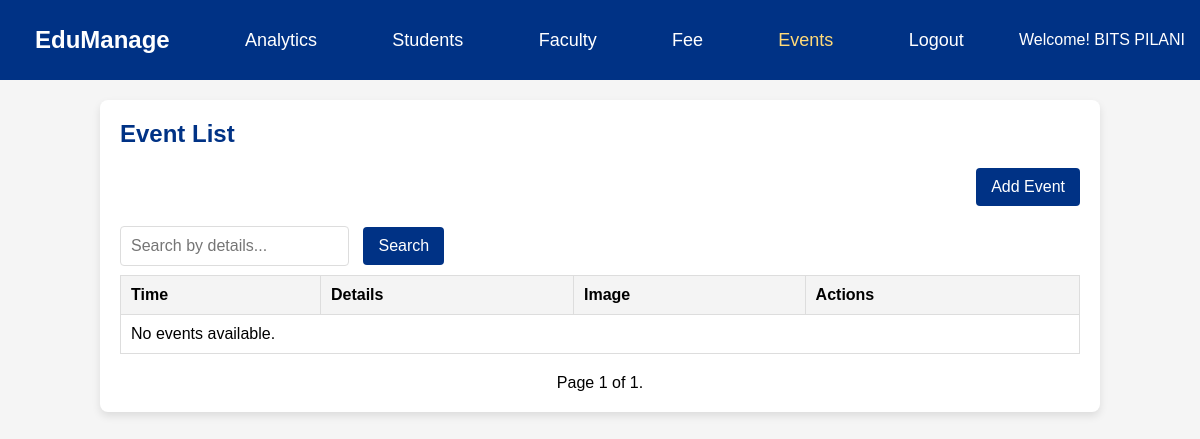
Page /events/ (signed in) on the earlier database version.
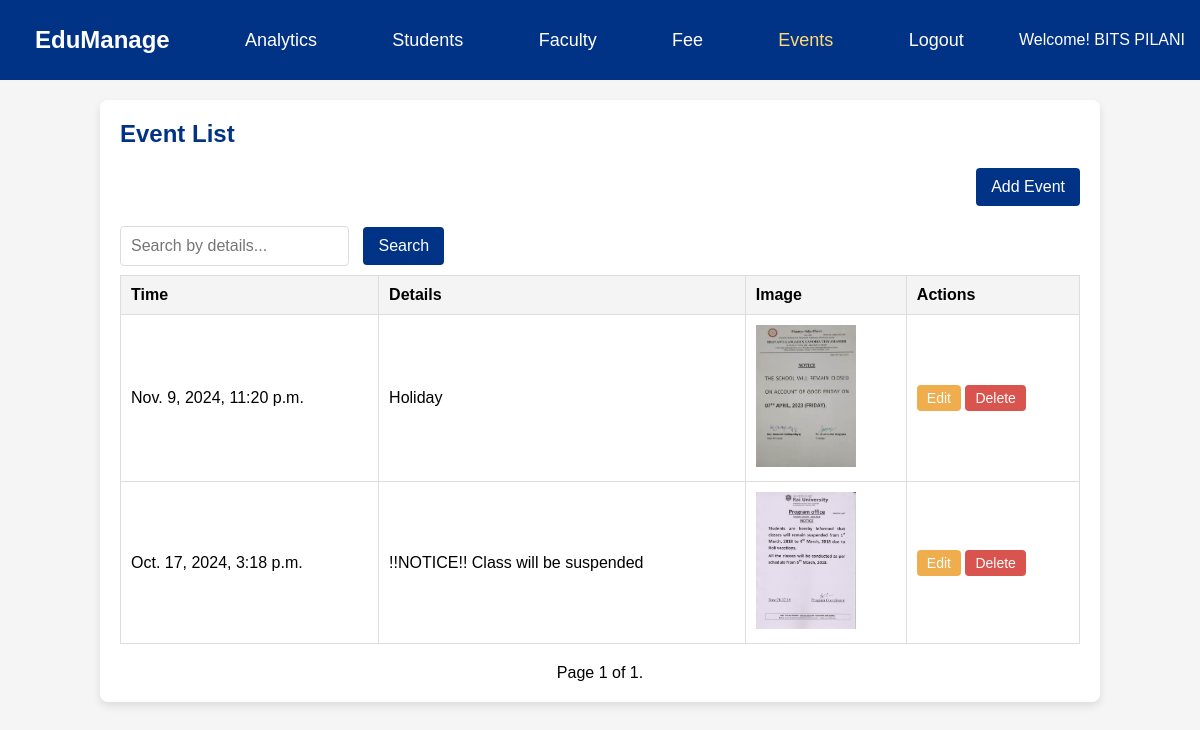
Same page on the later database version.
### accounts/models.py (models this page shows, shortened)
class User(AbstractBaseUser):
    ORGANIZATION_CHOICES = [
        ('school', 'School'),
        ('college', 'College'),
    ]
    COUNTRY_CHOICES = [
        ('us', 'United States'),
        ('uk', 'United Kingdom'),
        ('in', 'India'),
    ]
    school_name = models.CharField(max_length=100)
    email = models.EmailField(unique=True)
    phone = models.CharField(max_length=15)
    address_area = models.CharField(max_length=100)
    address_landmark = models.CharField(max_length=100, blank=True, null=True)
    address_city = models.CharField(max_length=50)
    address_state = models.CharField(max_length=50)
    address_country = models.CharField(max_length=50, choices=COUNTRY_CHOICES)
    address_pincode = models.CharField(max_length=10)
    organization_type = models.CharField(max_length=10, choices=ORGANIZATION_CHOICES)
    is_active = models.BooleanField(default=True)
    is_admin = models.BooleanField(default=False)
    objects = UserManager()
    USERNAME_FIELD = 'email'
    REQUIRED_FIELDS = ['school_name']

class Event(models.Model):
    id = models.AutoField(primary_key=True)
    time = models.DateTimeField(default=timezone.now)  # Automatically set the current date and time
    details = models.TextField()
    image = models.ImageField(upload_to='events/', blank=True, null=True)  # Upload the image to 'media/events/'
    school = models.ForeignKey(User, on_delete=models.CASCADE)  # Link to the school

### accounts/views.py (the view)
# urls.py: path('events/', views.event_list, name='event_list'),
@login_required
def event_list(request):
    search_query = request.GET.get('search', '')
    events = Event.objects.filter(school=request.user)
    if search_query:
        events = Event.objects.filter(details__icontains=search_query).order_by('-time')
    else:
        events = Event.objects.all().order_by('-time')
    paginator = Paginator(events, 5)
    page = request.GET.get('page')
    events_page = paginator.get_page(page)
    return render(request, 'accounts/event_list.html', {
        'events': events_page,
        'search_query': search_query,
    })

### templates/accounts/event_list.html (shortened to what this page needs)
<!DOCTYPE html>
<html lang="en">
  <head>
    {% load static %}
    <link rel="stylesheet" href="{% static 'css/event_list.css' %}" />
  </head>
  <body>
    <nav class="navbar">
      <a
        href="{% url 'school_details' %}"
        class="navbar-brand"
        style="font-size: 24px; font-weight: bold"
        >EduManage</a
      >
      <a href="#" class="nav-link">Analytics</a>
      <a href="{% url 'student_list' %}" class="nav-link">Students</a>
      <a href="{% url 'faculty_list' %}" class="nav-link">Faculty</a>
      <a href="{% url 'fee' %}" class="nav-link">Fee</a>
      <a href="{% url 'event_list' %}" class="nav-link" style="color: #ffda78"
        >Events</a
      >
      <a href="{% url 'logout' %}" class="logout-link">Logout</a>
      <span class="school-name">Welcome! {{ user.school_name }}</span>
    </nav>
    <div class="container">
      <h2>Event List</h2>
      <div class="button-container">
        <a href="{% url 'event_add' %}" class="btn btn-primary">Add Event</a>
      </div>
      <div class="search-box">
        <form action="{% url 'event_list' %}" method="get">
          <input
            type="text"
            name="search"
            placeholder="Search by details..."
            value="{{ request.GET.search }}"
          />
          <button type="submit" class="btn btn-primary">Search</button>
        </form>
      </div>
      <table class="table table-bordered">
        <thead>
          <tr>
            <th>Time</th>
            <th>Details</th>
            <th>Image</th>
            <th>Actions</th>
          </tr>
        </thead>
        <tbody>
          {% for event in events %}
          <tr>
            <td>{{ event.time }}</td>
            <td>{{ event.details }}</td>
            <td>
              {% if event.image %}
              <img src="{{ event.image.url }}" alt="Event Image" width="100" />
              {% else %}
              <span>No Image Available</span>
              {% endif %}
            </td>
            <td>
              <a
                href="{% url 'event_edit' event.id %}"
                class="btn btn-warning btn-sm"
                >Edit</a
              >
              <form
                action="{% url 'event_delete' event.id %}"
                method="POST"
                style="display: inline"
              >
                <button
                  type="submit"
                  class="btn btn-danger btn-sm"
                  onclick="return confirm('Are you sure you want to delete this event?');"
                >
                  Delete
                </button>
              </form>
            </td>
          </tr>
          {% empty %}
          <tr>
            <td colspan="5">No events available.</td>
          </tr>
          {% endfor %}
        </tbody>
      </table>
      <div class="pagination">
        <span class="step-links">
          <span class="current">
            Page {{ events.number }} of {{ events.paginator.num_pages }}.
          </span>
        </span>
      </div>
    </div>
  </body>
</html>

### static/css/event_list.css (style rules this page uses)
body { font-family: Arial, sans-serif; background-color: #f5f5f5; display: flex; flex-direction: column; align-items: center; width: 100%; margin: 0; }
.navbar { width: 100%; height: 80px; background-color: #003285; display: flex; align-items: center; justify-content: space-between; padding: 0 15px; box-sizing: border-box; color: #fff; }
.navbar a { font-size: 18px; color: #fff; text-decoration: none; margin: 0 20px; }
.logout-link { font-size: 18px; color: #fff; text-decoration: none; }
.container { width: 80vw; margin: 20px auto; padding: 20px; background-color: #fff; border-radius: 8px; box-shadow: 0 4px 8px rgba(0, 0, 0, 0.1); }
h2 { margin-top: 0; color: #003285; }
.button-container { display: flex; justify-content: flex-end; gap: 10px; margin-bottom: 20px; }
.btn { padding: 10px 15px; border: none; border-radius: 4px; color: #fff; text-decoration: none; font-size: 16px; cursor: pointer; }
.btn-primary { background-color: #003285; }
.btn-sm { padding: 5px 10px; font-size: 14px; }
.btn-warning { background-color: #f0ad4e; }
.btn-danger { background-color: #d9534f; }
.table { width: 100%; border-collapse: collapse; margin-bottom: 20px; }
.table th, .table td { padding: 10px; border: 1px solid #ddd; text-align: left; }
.table th { background-color: #f4f4f4; }
img { max-width: 100px; }
.pagination { display: flex; justify-content: center; }
.step-links { display: flex; gap: 10px; }
.current { margin: 0 10px; }
.search-box { display: inline-flex; align-items: center; margin-right: 20px; }
.search-box input { padding: 10px; border: 1px solid #ddd; border-radius: 4px; font-size: 16px; }
.search-box button { padding: 10px 15px; border: none; border-radius: 4px; background-color: #003285; color: #fff; font-size: 16px; cursor: pointer; margin-left: 10px; margin-bottom: 10px; }

Differences in the rows shown:
added Event: time "Nov. 9, 2024, 11:20 p.m.", details "Holiday", image (picture)
added Event: time "Oct. 17, 2024, 3:18 p.m.", details "!!NOTICE!! Class will be suspended", image (picture)
Other differences:
text no longer shown: "No events available."
